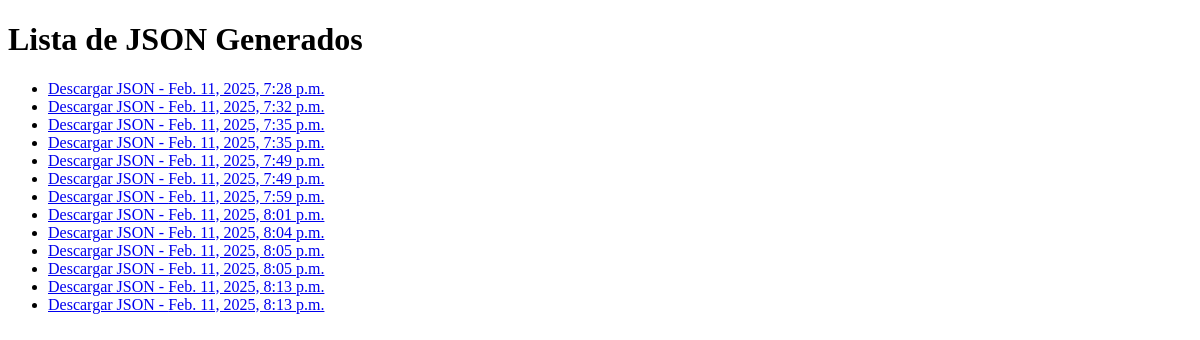
Before: /openai/json-files/ with the older database file.
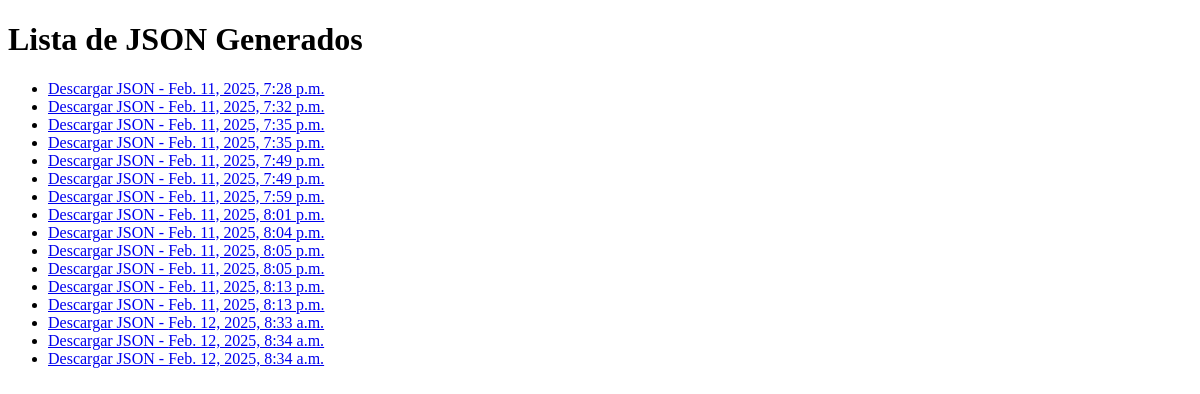
After: the same page with the newer database file.
### openai_processing/models.py (models this page shows, shortened)
class GeneratedJSON(models.Model):
    id = models.UUIDField(primary_key=True, default=uuid.uuid4, editable=False)
    file = models.FileField(upload_to=json_upload_path, blank=True, null=True)  # Guarda el JSON como archivo
    created_at = models.DateTimeField(auto_now_add=True)

### openai_processing/views.py (the view)
# urls.py: path("json-files/", list_json_files, name="json-files"),
def list_json_files(request):
    json_files = GeneratedJSON.objects.all()
    return render(request, "list_json.html", {"json_files": json_files})

### openai_processing/templates/list_json.html (shortened to what this page needs)
<!DOCTYPE html>
<html lang="es">
<head>
</head>
<body>
    <h1>Lista de JSON Generados</h1>
    {% if json_files %}
        <ul>
            {% for json_file in json_files %}
                <li>
                    <a href="{{ json_file.file.url }}" download>Descargar JSON - {{ json_file.created_at }}</a>
                </li>
            {% endfor %}
        </ul>
    {% else %}
        <p>No hay JSON generados.</p>
    {% endif %}
</body>
</html>

Changed rows visible on the page:
added GeneratedJSON: created_at "Feb. 12, 2025, 8:33 a.m."
added GeneratedJSON: created_at "Feb. 12, 2025, 8:34 a.m."
added GeneratedJSON: created_at "Feb. 12, 2025, 8:34 a.m."
